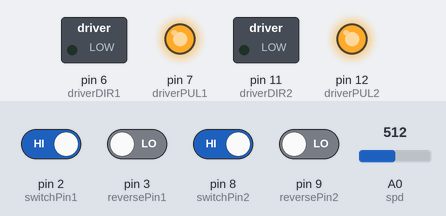
Bench run of a sketch on a simulated Arduino Uno, built with avr-gcc and run on an emulated ATmega328P. On the bench: switched loads named in the sketch (green lamp = pin HIGH), output pins drawn as LEDs (lit = HIGH). Inputs (shaded band) come from the test bench; at power-on: pin 2 (switchPin1), pin 8 (switchPin2) HIGH, pin 3 (reversePin1), pin 9 (reversePin2) LOW, A0 (spd) = 512.

Above: at 1.2 s.
1.3 s: pin 2 (switchPin1) driven LOW and pin 3 (reversePin1) driven HIGH
At 2.5 s:
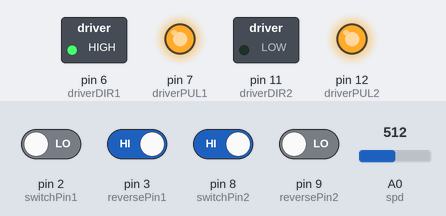
2.8 s: pin 8 (switchPin2) driven LOW and pin 9 (reversePin2) driven HIGH
At 3.7 s:
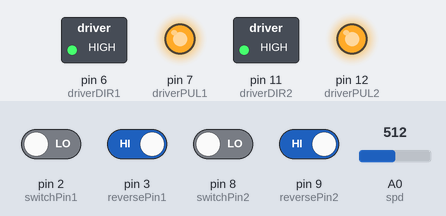
Timing chart, 0 to 5.8 s (numbered marks = the images above; inputs shaded):
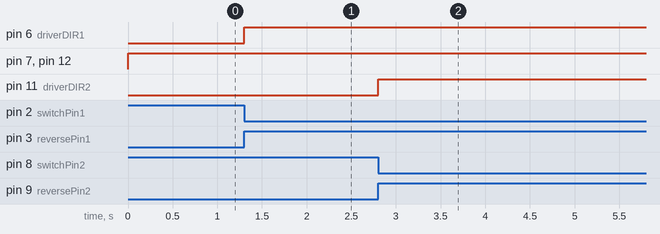

Measured:
- after the input at 1.3 s, pin 6 (driverDIR1): LOW → HIGH at once
- after the input at 2.8 s, pin 11 (driverDIR2): LOW → HIGH at once

The sketch:

AlecModified.ino
```cpp
// named constants for the switch and motor pins;
int switchPin1 = 2; // The number of the Counter Clockwise pin
int reversePin1 = 3; // The number of the clockwise pin
int driverPUL1 = 7;    // PUL- pin
int driverDIR1 = 6;    // DIR- pin
int switchPin2 = 8; // The number of the Counter Clockwise pin
int reversePin2 = 9; // The number of the clockwise pin
int driverPUL2 = 12;    // PUL- pin
int driverDIR2 = 11;    // DIR- pin
int spd = A0;     // Potentiometer


// Variables

int pd = 500;       // Pulse Delay period
boolean setdir = HIGH; // Set Direction
int buttonState = 0; //Binary expression of pressed buttons

// Array info for each stepper
// Active1?,Direction1?,Active2?,Direction2?
int stepperActive[] = {0,0};
bool stepperDir[] = {LOW,LOW};


void setup() {
  // Initialise the MotorPin as an output:
  pinMode(driverPUL1, OUTPUT);
  pinMode(driverDIR1, OUTPUT);
  // Initialise the switchPin as an input:
  pinMode(switchPin1, INPUT);
  pinMode(reversePin1, INPUT);
   // Initialise the MotorPin as an output:
  pinMode(driverPUL2, OUTPUT);
  pinMode(driverDIR2, OUTPUT);
  // Initialise the switchPin as an input:
  pinMode(switchPin2, INPUT);
  pinMode(reversePin2, INPUT);

}

void loop() {
  // Check the buttons and assign a bitwise values
  buttonState = digitalRead(reversePin1) + (digitalRead(reversePin2) * 2) + (digitalRead(switchPin1) * 4) + (digitalRead(switchPin2) * 8);

  // Check the pot, and map it so it's full range of motion is useful
  pd = map(analogRead(spd), 0, 1023, 2000, 50);

  switch (buttonState) {
    case 0:
      //both doors do not move
      stepperActive[0] = 0;
      stepperActive[1] = 0;
      break;
    case 1:
      //motor 1 moves CW
      stepperActive[0] = 1;
      stepperActive[1] = 0;
      stepperDir[0] = {setdir};
      break;
    case 2:
      //motor 2 moves CW
      stepperActive[0] = 0;
      stepperActive[1] = 1;
      stepperDir[1] = {setdir};
      break;
    case 3:
      //both move CW
      stepperActive[0] = 1;
      stepperActive[1] = 1;
      stepperDir[0] = {setdir};
      stepperDir[1] = {setdir};
      break;
    case 4:
      //motor 1 moves CCW
      stepperActive[0] = 1;
      stepperActive[1] = 0;
      stepperDir[0] = {!setdir};
      break;
    case 5:
      //invalid state, decide what you want to do for safety
      //this is pushing CW and CCW at the same time on motor 1
      stepperActive[0] = 0;
      stepperActive[1] = 0;
      break;
    case 6:
      //motor 1 moves CCW, motor 2 moves CW
      stepperActive[0] = 1;
      stepperActive[1] = 1;
      stepperDir[0] = {!setdir};
      stepperDir[1] = {setdir};
      break;
    case 7:
      //invalid state, decide what you want to do for safety
      //this is pushing CW and CCW at the same time on motor 1, and pushing CW on motor 2
      stepperActive[0] = 0;
      stepperActive[1] = 0;
      break;
    case 8:
      //motor 2 moves CCW
      stepperActive[0] = 0;
      stepperActive[1] = 1;
      stepperDir[1] = {!setdir};
      break;
    case 9:
      //motor 1 moves CW, motor 2 moves CCW
      stepperActive[0] = 1;
      stepperActive[1] = 1;
      stepperDir[0] = {setdir};
      stepperDir[1] = {!setdir};
      break;
    case 10:
      //invalid state, decide what you want to do for safety
      //this is pushing CW and CCW at the same time on motor 2
      stepperActive[0] = 0;
      stepperActive[1] = 0;
      break;
    case 11:
      //invalid state, decide what you want to do for safety
      //this is pushing CW and CCW at the same time on motor 2, and pushing CW on motor 1
      stepperActive[0] = 0;
      stepperActive[1] = 0;
      break;
    case 12:
      //both move CCW
      stepperActive[0] = 1;
      stepperActive[1] = 1;
      stepperDir[0] = {!setdir};
      stepperDir[1] = {!setdir};
      break;
    case 13:
      //invalid state, decide what you want to do for safety
      //this is pushing CW and CCW at the same time on motor 1, and pushing CCW on motor 2
      stepperActive[0] = 0;
      stepperActive[1] = 0;
      break;
    case 14:
      //invalid state, decide what you want to do for safety
      //this is pushing CW and CCW at the same time on motor 2, and pushing CCW on motor 1
      stepperActive[0] = 0;
      stepperActive[1] = 0;
      break;
    case 15:
      //VERY invalid state, decide what you want to do for safety
      // this is literally just mashing all 4 buttons at the same time
      stepperActive[0] = 0;
      stepperActive[1] = 0;
      break;
  }

  pulseStepper();

}

void pulseStepper(){
  digitalWrite(driverDIR1,stepperDir[0]);
  digitalWrite(driverDIR2,stepperDir[1]);

  if (stepperActive[0]==1){
    digitalWrite(driverPUL1,HIGH);
  }
  if (stepperActive[1]==1){
    digitalWrite(driverPUL2,HIGH);
  }

  delayMicroseconds(pd);

  if (stepperActive[0]==1){
    digitalWrite(driverPUL1,HIGH);
  }
  if (stepperActive[0]==1){
    digitalWrite(driverPUL1,HIGH);
  }

  delayMicroseconds(pd);
}
```
